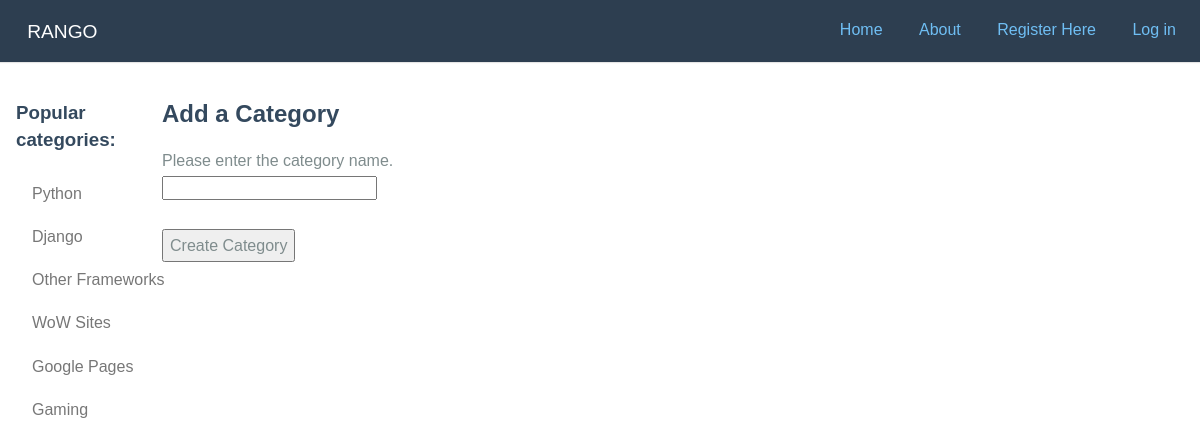
Screenshot of /rango/add_category/ with the database file from the repository.
### rango/models.py (models this page shows, shortened)
class Category(models.Model):
    name = models.CharField(max_length=128, unique=True)
    views = models.IntegerField(default=0)
    likes = models.IntegerField(default=0)
    slug = models.SlugField(unique=True)
    class Meta:
        verbose_name_plural = 'Categories'

### rango/views.py (the view, shortened to what this page needs)
# urls.py: path('add_category/', views.add_category, name='add_category'),
def add_category(request):
    form = CategoryForm()
    return render(request, 'rango/add_category.html', {'form': form})

### rango/forms.py
class CategoryForm(forms.ModelForm):
    name = forms.CharField(max_length=128, help_text="Please enter the category name.")
    views = forms.IntegerField(widget=forms.HiddenInput(), initial=0)
    likes = forms.IntegerField(widget=forms.HiddenInput(), initial=0)
    slug = forms.CharField(widget=forms.HiddenInput(), required=False)
    class Meta:
        model = Category
        fields = ('name', )

### rango/templatetags/rango_template_tags.py (called while the page is built)
@register.inclusion_tag('rango/cats.html')
def get_category_list(cat=None):
    return {'cats': Category.objects.all(),
            'act_cat': cat}

### templates/rango/add_category.html (shortened to what this page needs)
{% extends 'rango/base.html' %}
{% load staticfiles %}
{% block body_block %}
    <form id="category_form" method="post" action="/rango/add_category/">
        <h2 class="form-signin-heading">Add a Category</h2>
                {% for field in form.visible_fields %}
                    {{ field.help_text }} <br />
                    {{ field }} <br />
                {% endfor %} <br />
            <button class="btn btn-primary" type="submit" name="submit">Create Category</button>
            </form>
{% endblock %}

### templates/rango/cats.html
{% if cats %}
    {% for c in cats %}
        {% if c == act_cat %}
        <ul class="pure-menu-list">
        <li class="pure-menu-item"><strong><a href="{% url 'rango:show_category' c.slug %}" class="pure-menu-link">{{ c.name }}</a></strong></li>
        </ul>
        {% else %}
        <ul class="pure-menu-list">
        <li class="pure-menu-item"><a href="{% url 'rango:show_category' c.slug %}" class="pure-menu-link">{{ c.name }}</a></li>
        </ul>
        {% endif %}
    {% endfor %}
{% endif %}

### static/marketing.css (style rules this page uses)
* { -webkit-box-sizing: border-box; -moz-box-sizing: border-box; box-sizing: border-box; }
body { line-height: 1.7em; color: #7f8c8d; font-size: 13px; }
h1, h2, h3, h4, h5, h6, label { color: #34495e; }
@media (min-width: 48em) { body { font-size: 16px; } }

### rows the page displays
Category: name "Python"
Category: name "Django"
Category: name "Other Frameworks"
Category: name "WoW Sites"
Category: name "Google Pages"
Category: name "Gaming"

### other values shown
{{ field.help_text }} "Please enter the category name."
